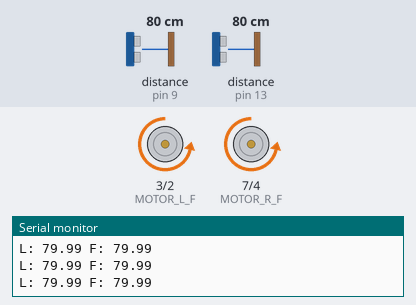
Bench run of a sketch on a simulated Arduino Uno, built with avr-gcc and run on an emulated ATmega328P. On the bench: motor-driver pin pairs drawn as motors (green arrow = first pin HIGH = forward, orange = second pin HIGH = backward, longer = more drive, scaled by the enable pin), the last lines printed to the serial monitor. The inputs (shaded band) are chosen by the test bench; at power-on: distance to the obstacle (sensors on pin 9, pin 13) 80 cm. The echo pulse lasts 58.3 µs per cm.

Above: at 1.2 s.
1.3 s: distance to the obstacle (sensor on pin 9) set to 7 cm
4.3 s: distance to the obstacle (sensor on pin 9) set to 4 cm
At 5.4 s:
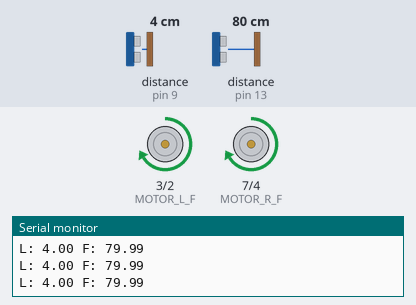
5.8 s: distance to the obstacle (sensor on pin 13) set to 7 cm
7.3 s: distance to the obstacle (sensor on pin 13) set to 4 cm
At 7.6 s:
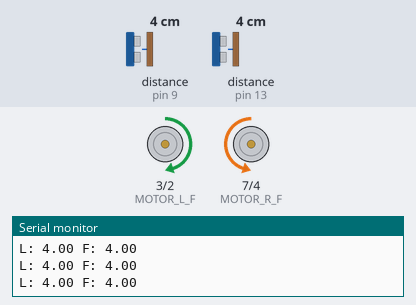
8.8 s: distance to the obstacle (sensor on pin 9) set to 9 cm
At 10.0 s:
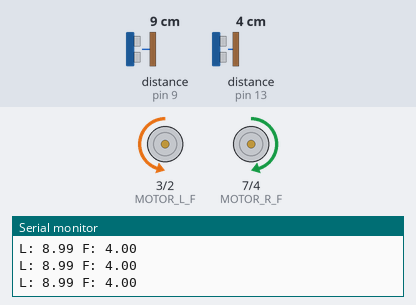
10.3 s: distance to the obstacle (sensor on pin 9) set to 2 cm
At 11.3 s:
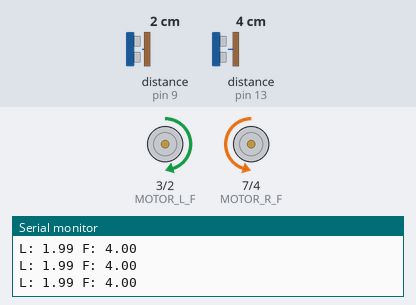
Timing chart, 0 to 13.3 s (numbered marks = the images above; inputs shaded):
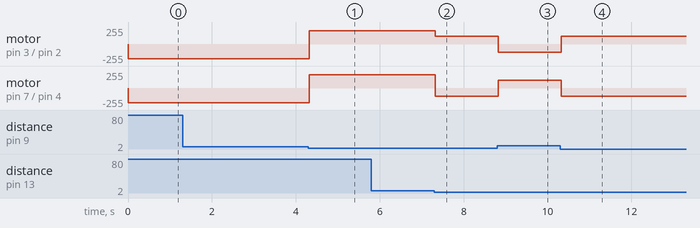

Measured:
- the behaviour switches between 6 and 5 cm on distance to the obstacle (sensor on pin 9) (found by bisection; images 0 and 1)
- the behaviour switches between 6 and 5 cm on distance to the obstacle (sensor on pin 13) (found by bisection; images 1 and 2)
- after the input at 4.3 s, motor on pin 3 (MOTOR_L_F) / pin 2 (MOTOR_L_B), motor on pin 7 (MOTOR_R_F) / pin 4 (MOTOR_R_B): backward 220/255 → forward 200/255 at once
- after the input at 7.3 s, motor on pin 3 (MOTOR_L_F) / pin 2 (MOTOR_L_B): forward 200/255 → forward 120/255 at once; motor on pin 7 (MOTOR_R_F) / pin 4 (MOTOR_R_B): forward 200/255 → backward 120/255 at once
- after the input at 8.8 s, motor on pin 3 (MOTOR_L_F) / pin 2 (MOTOR_L_B): forward 120/255 → backward 120/255 at once; motor on pin 7 (MOTOR_R_F) / pin 4 (MOTOR_R_B): backward 120/255 → forward 120/255 at once
- after the input at 10.3 s, motor on pin 3 (MOTOR_L_F) / pin 2 (MOTOR_L_B): backward 120/255 → forward 120/255 at once; motor on pin 7 (MOTOR_R_F) / pin 4 (MOTOR_R_B): forward 120/255 → backward 120/255 at once

The sketch:

sketch_mar01b.ino
```cpp
#define MOTOR_R_B 4
#define MOTOR_L_B 2
#define MOTOR_R_F 7
#define MOTOR_L_F 3
#define LEFT_T 8
#define LEFT_E 9
#define FRONT_T 12
#define FRONT_E 13
#define MOTORSPEED_L 6
#define MOTORSPEED_R 5
#define DEBUG true

void setup() {
  pinMode(MOTOR_L_F, OUTPUT);
  pinMode(MOTOR_L_B, OUTPUT);
  pinMode(MOTOR_R_F, OUTPUT);
  pinMode(MOTOR_R_B, OUTPUT);
  pinMode(LEFT_E, INPUT);
  pinMode(LEFT_T, OUTPUT);
  pinMode(FRONT_E, INPUT);
  pinMode(FRONT_T, OUTPUT);
  pinMode(MOTORSPEED_L, OUTPUT);
  pinMode(MOTORSPEED_R, OUTPUT);
  analogWrite(MOTORSPEED_L, 220);
  analogWrite(MOTORSPEED_R, 220);
  if (DEBUG) {
    Serial.begin(9600);
  }
}

void loop() {
  float left = (checkLeftSensor()*.0343)/2;
  float front = (checkFrontSensor()*.0343)/2;

  if (DEBUG) {
    Serial.write("L: ");
    Serial.print(left);
    Serial.write(" F: ");
    Serial.println(front);
  }

  if (left < 5.0f && front < 5.0f) {
    goRight();
  } else if (left < 5.0f) {
    goForwards();
  } else if (front < 5.0f) {
    goLeft();
  } else {
    goBackwards();
  }
}

float checkLeftSensor() {
  digitalWrite(LEFT_T, LOW);
  delayMicroseconds(2);
  digitalWrite(LEFT_T, HIGH);
  delayMicroseconds(10);
  digitalWrite(LEFT_T, LOW);
  return float(pulseIn(LEFT_E, HIGH));
}

float checkFrontSensor() {
  digitalWrite(FRONT_T, LOW);
  delayMicroseconds(2);
  digitalWrite(FRONT_T, HIGH);
  delayMicroseconds(10);
  digitalWrite(FRONT_T, LOW);
  return float(pulseIn(FRONT_E, HIGH));
}

void goForwards() {
  digitalWrite(MOTOR_L_F, HIGH);
  digitalWrite(MOTOR_L_B, LOW);
  digitalWrite(MOTOR_R_F, HIGH);
  digitalWrite(MOTOR_R_B, LOW);
  analogWrite(MOTORSPEED_L, 200);
  analogWrite(MOTORSPEED_R, 200);
}

void goBackwards() {
  digitalWrite(MOTOR_L_F, LOW);
  digitalWrite(MOTOR_L_B, HIGH);
  digitalWrite(MOTOR_R_F, LOW);
  digitalWrite(MOTOR_R_B, HIGH);
  analogWrite(MOTORSPEED_L, 220);
  analogWrite(MOTORSPEED_R, 220);
}

void goLeft() {
  digitalWrite(MOTOR_L_F, LOW);
  digitalWrite(MOTOR_L_B, HIGH);
  digitalWrite(MOTOR_R_F, HIGH);
  digitalWrite(MOTOR_R_B, LOW);
  analogWrite(MOTORSPEED_L, 120);
  analogWrite(MOTORSPEED_R, 120);
}

void goRight() {
  digitalWrite(MOTOR_L_F, HIGH);
  digitalWrite(MOTOR_L_B, LOW);
  digitalWrite(MOTOR_R_F, LOW);
  digitalWrite(MOTOR_R_B, HIGH);
  analogWrite(MOTORSPEED_L, 120);
  analogWrite(MOTORSPEED_R, 120);
}

void goToHell() {
  digitalWrite(MOTOR_L_F, LOW);
  digitalWrite(MOTOR_L_B, LOW);
  digitalWrite(MOTOR_R_F, LOW);
  digitalWrite(MOTOR_R_B, LOW);
}
```
